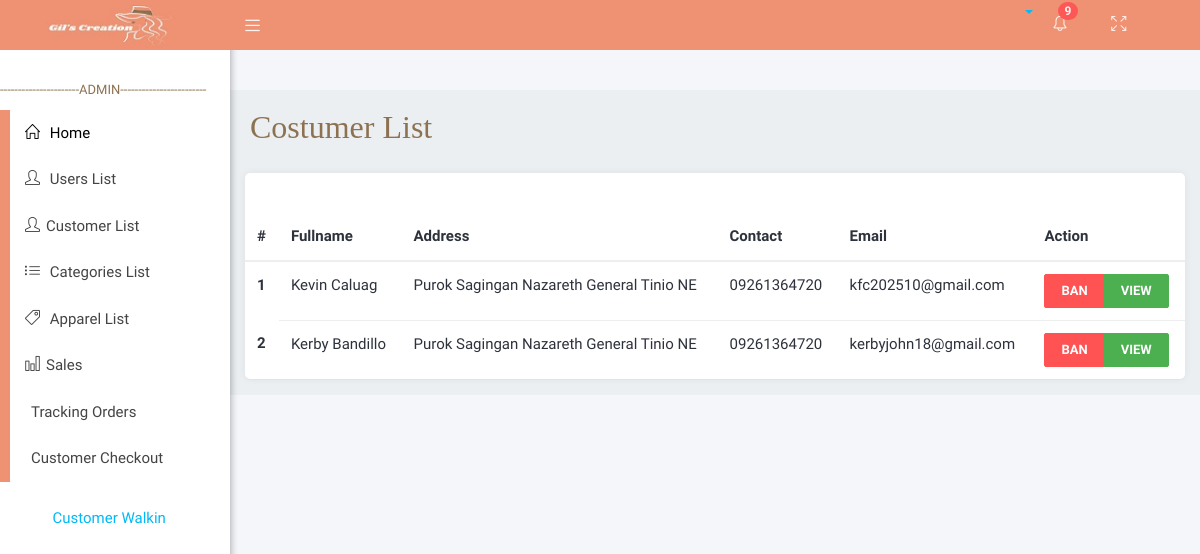
The page /adminViews/customer.php on the database its author committed.
### tables this page shows
CREATE TABLE `users` (
  `user_id` int(11) NOT NULL,
  `user_permission_id` int(11) NOT NULL,
  `fname` varchar(255) NOT NULL,
  `lname` varchar(255) NOT NULL,
  `address` varchar(255) NOT NULL,
  `contact_num` varchar(11) NOT NULL,
  `verification_code` varchar(255) DEFAULT NULL,
  `email` varchar(255) NOT NULL,
  `email_verified_at` datetime DEFAULT NULL,
  `password` varchar(255) NOT NULL
);

### APIFUNCTION/DBCRUD.php (called while the page is built, shortened)
<?php
    class DBCRUD{
        private $servername='localhost';
        private $username='root';
        private $password='';
        private $dbname='brms';
        private $mysqli='';
        public function __construct(){
            $this->mysqli = new mysqli($this->servername,$this->username,$this->password,$this->dbname);
        }
        public function select($table,$rows="*",$where = null){
            if ($where != null) {
                $sql="SELECT $rows FROM $table WHERE $where";
            }else{
                $sql="SELECT $rows FROM $table";
            }
            $this->sql = $result = $this->mysqli->query($sql);
        }
    }
?>

### adminViews/customer.php (the view, shortened to what this page needs)
<?php include('layouts/head.php'); ?>
   <div class="wrapper">
      <?php include('layouts/navbar.php'); ?>
      <?php include('layouts/sidebar.php'); ?>
      <div class="content-wrapper">
         <div class="container-fluid">
            <div class="row">
               <div class="main-header">
                  <h2  style=" font-family:poppins; color:#8d7252;">Costumer List</h2>
               </div>
            </div>
            <div class="card">
        <div class="card-header">
        </div>
        <div class="card-body">
        <table class="table">
                <thead class="thead-light">
                    <tr>
                    <th scope="col">#</th>
                    <th scope="col">Fullname</th>
                    <th scope="col">Address</th>
                    <th scope="col">Contact</th>
                    <th scope="col">Email</th>
                    <th scope="col">Action</th>
                    </tr>
                </thead>
                <tbody>
                <?php
                    include('../APIFUNCTION/DBCRUD.php');
                    $newDBCRUD = new DBCRUD();
                    $newDBCRUD->select("users","*","user_permission_id=2");
                    $userLists = $newDBCRUD->sql;
                    $index = 1;
                    while ($data = mysqli_fetch_assoc($userLists)){
                ?>
                    <tr>
                    <th scope="row"><?php echo $index; ?></th>
                    <td><?php echo $data["fname"] ." ". $data["lname"]; ?></td>
                    <td><?php echo $data["address"]; ?></td>
                    <td><?php echo $data["contact_num"]; ?></td>
                    <td><?php echo $data["email"]; ?></td>
                    <td>
                        <div class="btn-group" role="group" aria-label="Basic example">
                            <button type="button" class="btn btn-danger" onclick="showformdelete(<?php echo $data['user_id']; ?>);">Ban</button>
                            <button type="button" class="btn btn-success" onclick="showformview(<?php echo $data['user_id']; ?>);">view</button>
                        </div>
                    </td>
                    </tr>
                    <?php $index++; }?>
                </tbody>
            </table>
        </div>
         </div>
      </div>
   </div>
<?php include('layouts/footer.php'); ?>

### adminViews/assets/css/profile.css (style rules this page uses)
body { margin: 0; padding-top: 40px; color: #2e323c; background: #f5f6fa; position: relative; height: 100%; }
.card { background: #ffffff; -webkit-border-radius: 5px; -moz-border-radius: 5px; border-radius: 5px; border: 0; margin-bottom: 1rem; }

### adminViews/assets/css/menu.css (style rules this page uses)
.fixed .content-wrapper { margin-top: 50px; }
.wrapper:before { content: " "; display: table; }
.wrapper:after { content: " "; clear: both; }
.content-wrapper { height: 100%; background-color: #ebeff2; margin-left: 230px; z-index: 820; -webkit-transition: all 0.3s ease-in-out; -moz-transition: all 0.3s ease-in-out; -ms-transition: all 0.3s ease-in-out; transition: all 0.3s ease-in-out; }

### rows shown on the page
users: fname "Kevin", lname "Caluag", address "Purok Sagingan Nazareth General Tinio NE", contact_num "09261364720", email "kfc202510@gmail.com"
users: fname "Kerby", lname "Bandillo", address "Purok Sagingan Nazareth General Tinio NE", contact_num "09261364720", email "kerbyjohn18@gmail.com"
